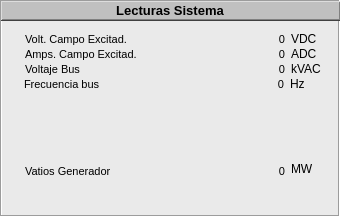
  <widget class="QFrame" name="Temperaturas_5">
   <property name="geometry">
    <rect>
     <x>345</x>
     <y>438</y>
     <width>340</width>
     <height>217</height>
    </rect>
   </property>
   <property name="styleSheet">
    <string notr="true">background-color: rgb(234, 234, 234);</string>
   </property>
   <property name="frameShape">
    <enum>QFrame::Box</enum>
   </property>
   <property name="frameShadow">
    <enum>QFrame::Sunken</enum>
   </property>
   <widget class="QFrame" name="frame_11">
    <property name="geometry">
     <rect>
      <x>1</x>
      <y>1</y>
      <width>340</width>
      <height>20</height>
     </rect>
    </property>
    <property name="styleSheet">
     <string notr="true">background-color: rgb(192, 192, 192);</string>
    </property>
    <property name="frameShape">
     <enum>QFrame::WinPanel</enum>
    </property>
    <property name="frameShadow">
     <enum>QFrame::Raised</enum>
    </property>
    <property name="lineWidth">
     <number>2</number>
    </property>
    <widget class="QLabel" name="label_15">
     <property name="geometry">
      <rect>
       <x>1</x>
       <y>1</y>
       <width>336</width>
       <height>16</height>
      </rect>
     </property>
     <property name="font">
      <font>
       <pointsize>10</pointsize>
       <weight>75</weight>
       <bold>true</bold>
      </font>
     </property>
     <property name="text">
      <string>Lecturas Sistema</string>
     </property>
     <property name="alignment">
      <set>Qt::AlignCenter</set>
     </property>
    </widget>
   </widget>
   <widget class="QLabel" name="lb_LS_Unit_VBus">
    <property name="geometry">
     <rect>
      <x>291</x>
      <y>60</y>
      <width>40</width>
      <height>18</height>
     </rect>
    </property>
    <property name="font">
     <font>
      <pointsize>9</pointsize>
     </font>
    </property>
    <property name="layoutDirection">
     <enum>Qt::LeftToRight</enum>
    </property>
    <property name="text">
     <string>kVAC</string>
    </property>
    <property name="alignment">
     <set>Qt::AlignLeading|Qt::AlignLeft|Qt::AlignVCenter</set>
    </property>
   </widget>
   <widget class="QLabel" name="lb_LS_Lect_VBus">
    <property name="geometry">
     <rect>
      <x>235</x>
      <y>60</y>
      <width>50</width>
      <height>18</height>
     </rect>
    </property>
    <property name="minimumSize">
     <size>
      <width>50</width>
      <height>18</height>
     </size>
    </property>
    <property name="maximumSize">
     <size>
      <width>50</width>
      <height>18</height>
     </size>
    </property>
    <property name="font">
     <font>
      <pointsize>8</pointsize>
     </font>
    </property>
    <property name="layoutDirection">
     <enum>Qt::LeftToRight</enum>
    </property>
    <property name="text">
     <string>0</string>
    </property>
    <property name="alignment">
     <set>Qt::AlignRight|Qt::AlignTrailing|Qt::AlignVCenter</set>
    </property>
   </widget>
   <widget class="QLabel" name="Descr_30">
    <property name="geometry">
     <rect>
      <x>25</x>
      <y>60</y>
      <width>180</width>
      <height>18</height>
     </rect>
    </property>
    <property name="font">
     <font>
      <pointsize>8</pointsize>
     </font>
    </property>
    <property name="layoutDirection">
     <enum>Qt::LeftToRight</enum>
    </property>
    <property name="text">
     <string>Voltaje Bus</string>
    </property>
    <property name="alignment">
     <set>Qt::AlignLeading|Qt::AlignLeft|Qt::AlignVCenter</set>
    </property>
   </widget>
   <widget class="QLabel" name="lb_LS_Unit_VCE">
    <property name="geometry">
     <rect>
      <x>291</x>
      <y>30</y>
      <width>40</width>
      <height>18</height>
     </rect>
    </property>
    <property name="font">
     <font>
      <pointsize>9</pointsize>
     </font>
    </property>
    <property name="layoutDirection">
     <enum>Qt::LeftToRight</enum>
    </property>
    <property name="text">
     <string>VDC</string>
    </property>
    <property name="alignment">
     <set>Qt::AlignLeading|Qt::AlignLeft|Qt::AlignVCenter</set>
    </property>
   </widget>
   <widget class="QLabel" name="lb_LS_Lect_VCE">
    <property name="geometry">
     <rect>
      <x>235</x>
      <y>30</y>
      <width>50</width>
      <height>18</height>
     </rect>
    </property>
    <property name="minimumSize">
     <size>
      <width>50</width>
      <height>18</height>
     </size>
    </property>
    <property name="maximumSize">
     <size>
      <width>50</width>
      <height>18</height>
     </size>
    </property>
    <property name="font">
     <font>
      <pointsize>8</pointsize>
     </font>
    </property>
    <property name="layoutDirection">
     <enum>Qt::LeftToRight</enum>
    </property>
    <property name="text">
     <string>0</string>
    </property>
    <property name="alignment">
     <set>Qt::AlignRight|Qt::AlignTrailing|Qt::AlignVCenter</set>
    </property>
   </widget>
   <widget class="QLabel" name="Descr_28">
    <property name="geometry">
     <rect>
      <x>25</x>
      <y>30</y>
      <width>180</width>
      <height>18</height>
     </rect>
    </property>
    <property name="font">
     <font>
      <pointsize>8</pointsize>
     </font>
    </property>
    <property name="layoutDirection">
     <enum>Qt::LeftToRight</enum>
    </property>
    <property name="text">
     <string>Volt. Campo Excitad.</string>
    </property>
    <property name="alignment">
     <set>Qt::AlignLeading|Qt::AlignLeft|Qt::AlignVCenter</set>
    </property>
   </widget>
   <widget class="QLabel" name="lb_LS_Unit_VG">
    <property name="geometry">
     <rect>
      <x>291</x>
      <y>160</y>
      <width>40</width>
      <height>18</height>
     </rect>
    </property>
    <property name="font">
     <font>
      <pointsize>9</pointsize>
     </font>
    </property>
    <property name="layoutDirection">
     <enum>Qt::LeftToRight</enum>
    </property>
    <property name="text">
     <string>MW</string>
    </property>
    <property name="alignment">
     <set>Qt::AlignLeading|Qt::AlignLeft|Qt::AlignVCenter</set>
    </property>
   </widget>
   <widget class="QLabel" name="lb_LS_Lect_VG">
    <property name="geometry">
     <rect>
      <x>235</x>
      <y>162</y>
      <width>50</width>
      <height>18</height>
     </rect>
    </property>
    <property name="minimumSize">
     <size>
      <width>50</width>
      <height>18</height>
     </size>
    </property>
    <property name="maximumSize">
     <size>
      <width>50</width>
      <height>18</height>
     </size>
    </property>
    <property name="font">
     <font>
      <pointsize>8</pointsize>
     </font>
    </property>
    <property name="layoutDirection">
     <enum>Qt::LeftToRight</enum>
    </property>
    <property name="text">
     <string>0</string>
    </property>
    <property name="alignment">
     <set>Qt::AlignRight|Qt::AlignTrailing|Qt::AlignVCenter</set>
    </property>
   </widget>
   <widget class="QLabel" name="Descr_31">
    <property name="geometry">
     <rect>
      <x>25</x>
      <y>162</y>
      <width>180</width>
      <height>18</height>
     </rect>
    </property>
    <property name="font">
     <font>
      <pointsize>8</pointsize>
     </font>
    </property>
    <property name="layoutDirection">
     <enum>Qt::LeftToRight</enum>
    </property>
    <property name="text">
     <string>Vatios Generador</string>
    </property>
    <property name="alignment">
     <set>Qt::AlignLeading|Qt::AlignLeft|Qt::AlignVCenter</set>
    </property>
   </widget>
   <widget class="QLabel" name="lb_LS_Unit_ACE">
    <property name="geometry">
     <rect>
      <x>291</x>
      <y>45</y>
      <width>40</width>
      <height>18</height>
     </rect>
    </property>
    <property name="font">
     <font>
      <pointsize>9</pointsize>
     </font>
    </property>
    <property name="layoutDirection">
     <enum>Qt::LeftToRight</enum>
    </property>
    <property name="text">
     <string>ADC</string>
    </property>
    <property name="alignment">
     <set>Qt::AlignLeading|Qt::AlignLeft|Qt::AlignVCenter</set>
    </property>
   </widget>
   <widget class="QLabel" name="lb_LS_Lect_ACE">
    <property name="geometry">
     <rect>
      <x>235</x>
      <y>45</y>
      <width>50</width>
      <height>18</height>
     </rect>
    </property>
    <property name="minimumSize">
     <size>
      <width>50</width>
      <height>18</height>
     </size>
    </property>
    <property name="maximumSize">
     <size>
      <width>50</width>
      <height>18</height>
     </size>
    </property>
    <property name="font">
     <font>
      <pointsize>8</pointsize>
     </font>
    </property>
    <property name="layoutDirection">
     <enum>Qt::LeftToRight</enum>
    </property>
    <property name="text">
     <string>0</string>
    </property>
    <property name="alignment">
     <set>Qt::AlignRight|Qt::AlignTrailing|Qt::AlignVCenter</set>
    </property>
   </widget>
   <widget class="QLabel" name="Descr_29">
    <property name="geometry">
     <rect>
      <x>25</x>
      <y>45</y>
      <width>180</width>
      <height>18</height>
     </rect>
    </property>
    <property name="font">
     <font>
      <pointsize>8</pointsize>
     </font>
    </property>
    <property name="layoutDirection">
     <enum>Qt::LeftToRight</enum>
    </property>
    <property name="text">
     <string>Amps. Campo Excitad.</string>
    </property>
    <property name="alignment">
     <set>Qt::AlignLeading|Qt::AlignLeft|Qt::AlignVCenter</set>
    </property>
   </widget>
   <widget class="QLabel" name="lb_LS_Unit_FBus">
    <property name="geometry">
     <rect>
      <x>290</x>
      <y>75</y>
      <width>40</width>
      <height>18</height>
     </rect>
    </property>
    <property name="font">
     <font>
      <pointsize>9</pointsize>
     </font>
    </property>
    <property name="layoutDirection">
     <enum>Qt::LeftToRight</enum>
    </property>
    <property name="text">
     <string>Hz</string>
    </property>
    <property name="alignment">
     <set>Qt::AlignLeading|Qt::AlignLeft|Qt::AlignVCenter</set>
    </property>
   </widget>
   <widget class="QLabel" name="lb_LS_Lect_FBus">
    <property name="geometry">
     <rect>
      <x>234</x>
      <y>75</y>
      <width>50</width>
      <height>18</height>
     </rect>
    </property>
    <property name="minimumSize">
     <size>
      <width>50</width>
      <height>18</height>
     </size>
    </property>
    <property name="maximumSize">
     <size>
      <width>50</width>
      <height>18</height>
     </size>
    </property>
    <property name="font">
     <font>
      <pointsize>8</pointsize>
     </font>
    </property>
    <property name="layoutDirection">
     <enum>Qt::LeftToRight</enum>
    </property>
    <property name="text">
     <string>0</string>
    </property>
    <property name="alignment">
     <set>Qt::AlignRight|Qt::AlignTrailing|Qt::AlignVCenter</set>
    </property>
   </widget>
   <widget class="QLabel" name="Descr_43">
    <property name="geometry">
     <rect>
      <x>24</x>
      <y>75</y>
      <width>180</width>
      <height>18</height>
     </rect>
    </property>
    <property name="font">
     <font>
      <pointsize>8</pointsize>
     </font>
    </property>
    <property name="layoutDirection">
     <enum>Qt::LeftToRight</enum>
    </property>
    <property name="text">
     <string>Frecuencia bus</string>
    </property>
    <property name="alignment">
     <set>Qt::AlignLeading|Qt::AlignLeft|Qt::AlignVCenter</set>
    </property>
   </widget>
  </widget>
